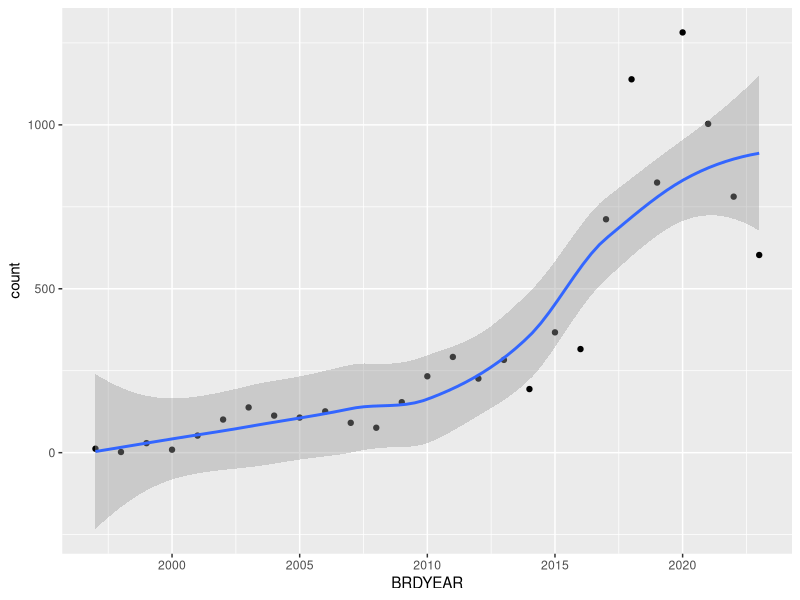
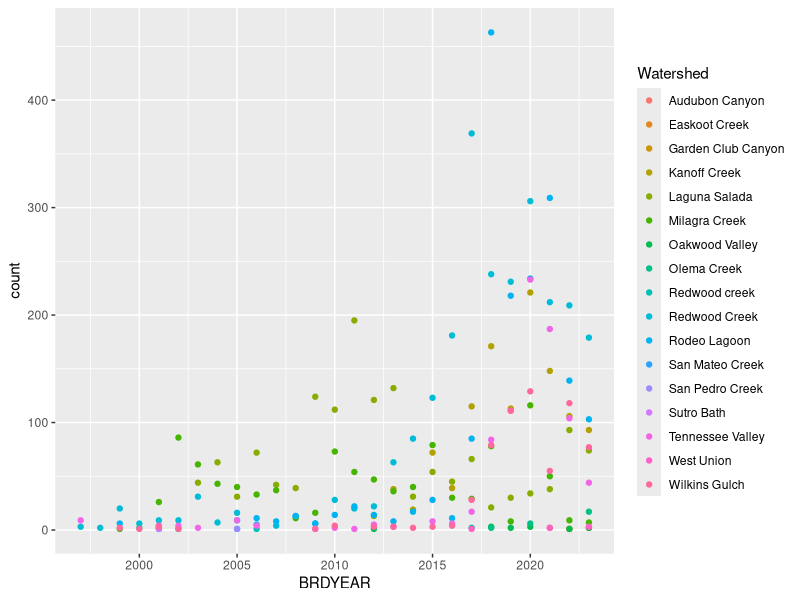
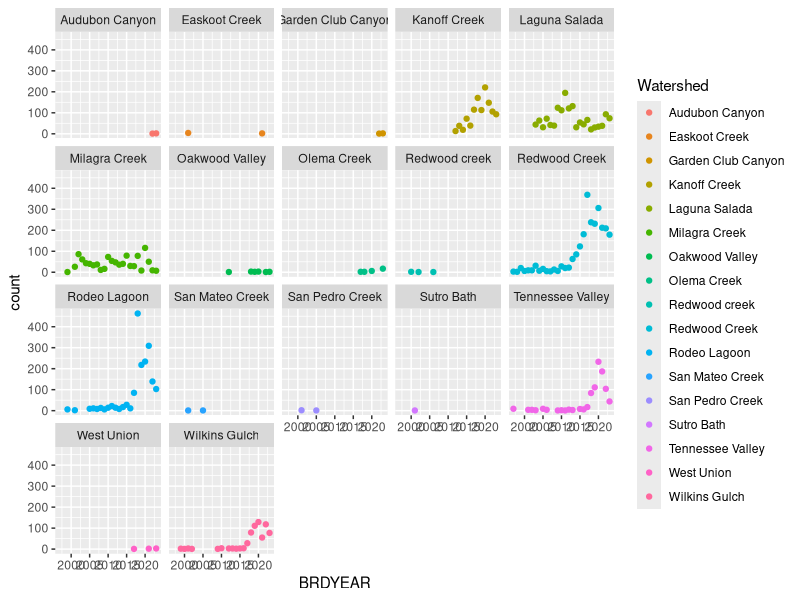
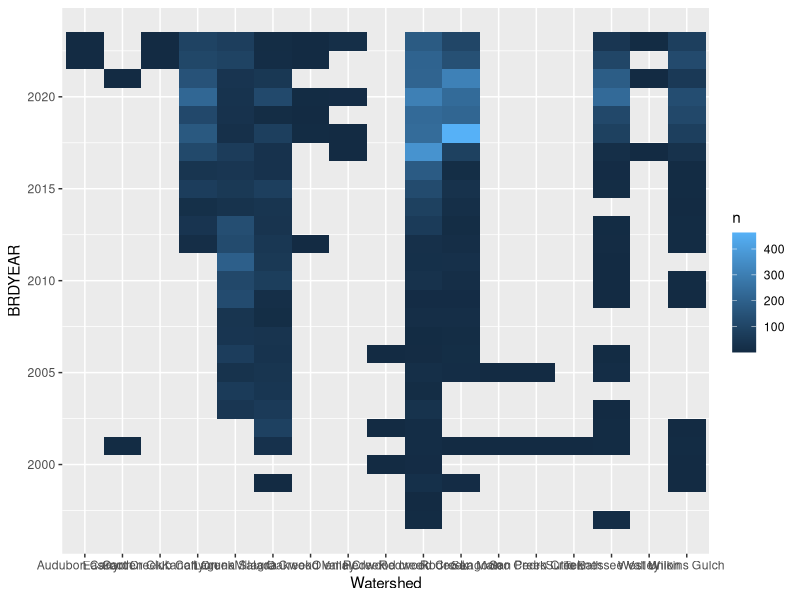
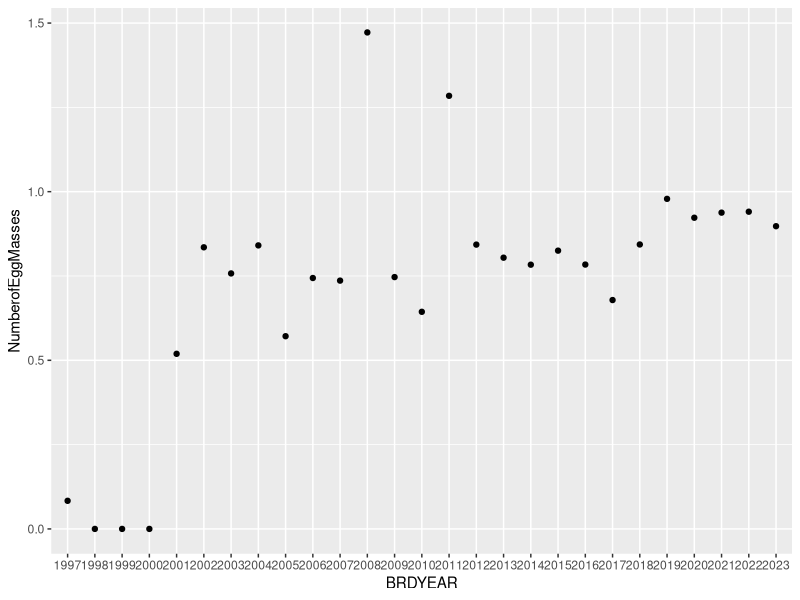
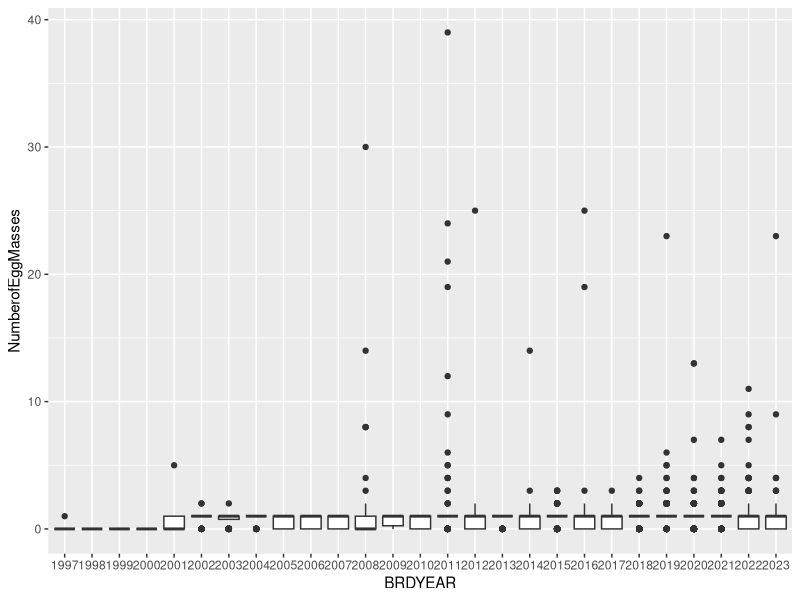
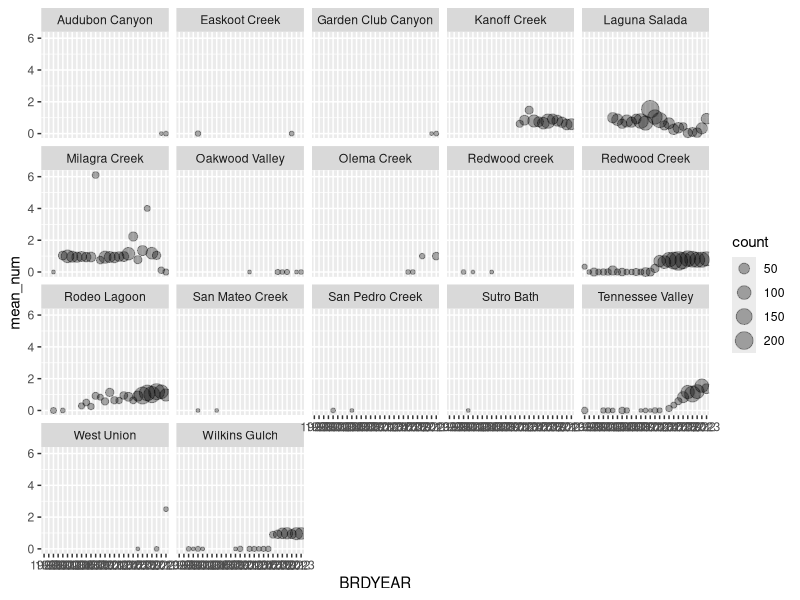
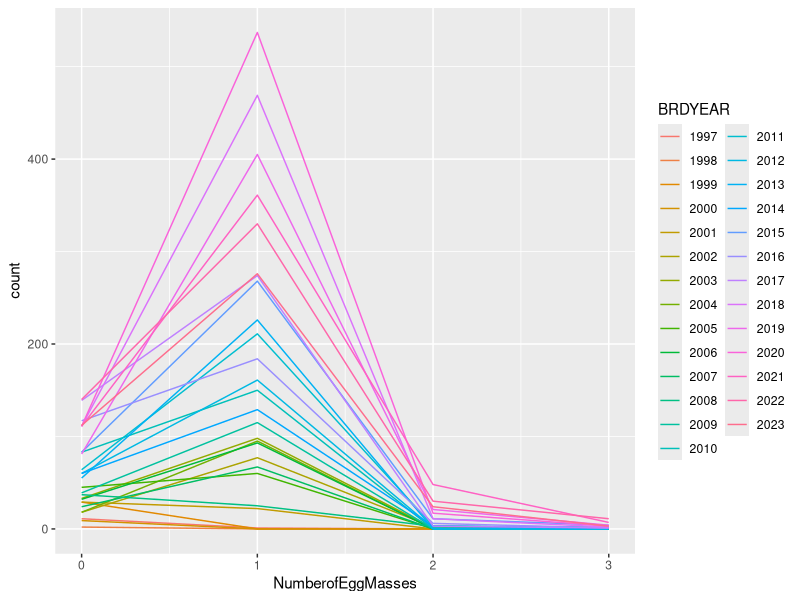

Write R code to recreate these figures, in order. (Note: this script raises an error after producing the figures.)
library(tidyverse)
raw_data <- read_csv("CRLF_EGG_RAWDATA.csv")

raw_data
#checking type of each column
str(raw_data)
str(raw_data,na.rm = TRUE)

#many ints in Survey_MONTH are empty but the values in Date look to be full. need to get month from Date

#maybe we should have survey length, width, water depth, etc as 1 standardized value for each pond per breeding year? Not sure how we want to do that

survey_count_by_year <- raw_data|>
  group_by(BRDYEAR)|>
  summarize(count=n())
survey_count_by_year

library(ggplot2)
ggplot(data = survey_count_by_year,aes(x=BRDYEAR,y=count))+geom_point()+geom_smooth()

survey_count_by_site <-raw_data|>
  group_by(Watershed,BRDYEAR)|>
  summarize(count=n())
survey_count_by_site
site_graph <- ggplot(survey_count_by_site,aes(x=BRDYEAR,y=count,colour=Watershed,group=Watershed))+geom_point()
site_graph
site_graph+facet_wrap(~Watershed)

survey_abundance <-raw_data|>
  count(Watershed,BRDYEAR)|>
  ggplot(mapping = aes(x=Watershed,y=BRDYEAR))+
  geom_tile(mapping = aes(fill=n))
survey_abundance

total <- raw_data$NumberofEggMasses
total
sum(total != 0, na.rm = TRUE)
summary(total,na.rm = TRUE)

old_egg <-raw_data[raw_data$OldMass=="FALSE",]
old_total <- old_egg$NumberofEggMasses
sum(old_total != 0, na.rm = TRUE)
sum(old_total, na.rm = TRUE)
summary(old_total,na.rm = TRUE)
old_egg$BRDYEAR <- factor(old_egg$BRDYEAR)

ggplot(data = old_egg)+ 
  stat_summary(mapping = aes(x = BRDYEAR, y = NumberofEggMasses),
               fun = "mean",geom = "point")

ggplot(data = old_egg, mapping = aes(x = BRDYEAR, y = NumberofEggMasses)) + 
  geom_boxplot()


single <-old_egg|>
  group_by(BRDYEAR,Watershed)|>
  summarize(count = n(),
            mean_num = mean(NumberofEggMasses, na.rm = TRUE))
single
single <- single %>%
  mutate(total = count * mean_num)
single

ggplot(data = single, mapping = aes(x = BRDYEAR, y = mean_num)) +
  geom_point(aes(size = count), alpha = 1/3) +
  geom_smooth(se = FALSE)+facet_wrap(~Watershed)

newtest <-old_egg|>
  group_by(NumberofEggMasses)|>
  summarize(count= n())
newtest

ggplot(data = old_egg, mapping = aes(x = NumberofEggMasses)) + 
  geom_freqpoly(mapping = aes(colour = BRDYEAR),bins = 4)+
  scale_x_continuous(limits = c(0, 3))

aaa
